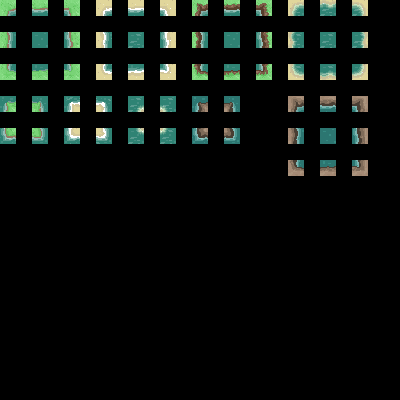

This is a level from a 2D game, rendered from its Tiled map with the project's own tilesets. A one-line summary and the map file follow, with tile-layer data summarised:
An orthogonal 25x25 tile map with 16x16 px tiles, 1 tile layer (input_ground), 2 hidden layers not drawn and 77 objects.

<map version="1.2" tiledversion="1.3.3" orientation="orthogonal" renderorder="right-down" width="25" height="25" tilewidth="16" tileheight="16" infinite="0" nextlayerid="5" nextobjectid="78">
 <tileset firstgid="1" source="../tilesets/full_set_by_phyromatical_dasvc37.tsx" />
 <layer id="1" name="regions_input" width="25" height="25" visible="0">
  <data>[625 cells, 68 non-empty, 2 distinct tile ids]</data>
 </layer>
 <layer id="2" name="regions_output" width="25" height="25" visible="0">
  <data>[625 cells, 61 non-empty, 1 distinct tile ids]</data>
 </layer>
 <layer id="3" name="input_ground" width="25" height="25">
  <data>[625 cells, 61 non-empty, 61 distinct tile ids]</data>
 </layer>
 <objectgroup id="4" name="output_collision">
  <object id="1" x="12.0092" y="12.1233" width="3.36474" height="3.1244" />
  <object id="2" x="32.5541" y="10.3211" width="14.7808" height="5.04711" />
  <object id="3" x="64.1104" y="11.127" width="3.96558" height="4.32609" />
  <object id="4" x="64.5854" y="32.3313" width="3.36474" height="14.901" />
  <object id="5" x="64.2306" y="64.5854" width="3.72525" height="3.36474" />
  <object id="6" x="32.4457" y="64.448" width="14.7808" height="4.08575" />
  <object id="7" x="11.9911" y="64.5911" width="3.24457" height="4.40032" />
  <object id="8" x="11.6421" y="32.9206" width="3.1244" height="14.18" />
  <object id="9" x="107.44" y="33.1667" width="3.86797" height="13.9396" />
  <object id="10" x="107.669" y="64.345" width="3.63337" height="4.73786" />
  <object id="11" x="128.547" y="64.4709" width="14.5405" height="4.27441" />
  <object id="12" x="160.32" y="64.368" width="3.70802" height="4.25718" />
  <object id="13" x="160.323" y="32.4191" width="3.29885" height="14.901" />
  <object id="14" x="160.435" y="12.6777" width="2.76389" height="2.76389" />
  <object id="15" x="128.318" y="12.22" width="14.4203" height="2.64372" />
  <object id="16" x="107.652" y="12.8036" width="3.87945" height="2.76389" />
  <object id="17" x="32.8062" y="32.686" width="14.3001" height="14.4203" />
  <object id="18" x="128.667" y="32.9206" width="14.5405" height="14.3001" />
  <object id="19" x="43.4736" y="102.031" width="3.00423" height="8.53201" />
  <object id="20" x="32.1776" y="96.9839" width="14.5405" height="4.32609" />
  <object id="21" x="1.63455" y="96.9701" width="13.8195" height="3.48491" />
  <object id="22" x="0.913533" y="101.296" width="3.00423" height="9.3732" />
  <object id="23" x="1.34105" y="128.957" width="2.40338" height="8.65218" />
  <object id="24" x="1.82173" y="139.172" width="13.459" height="2.28321" />
  <object id="25" x="32.3117" y="139.399" width="14.6606" height="2.40338" />
  <object id="26" x="43.8479" y="129.065" width="2.76389" height="9.49337" />
  <object id="27" x="134.207" y="128.221" width="1.80254" height="8.54216" />
  <object id="28" x="136.468" y="133.912" width="7.1984" height="2.88406" />
  <object id="29" x="160.362" y="134.037" width="6.41223" height="3.00423" />
  <object id="30" x="167.222" y="128.488" width="3.84541" height="8.62975" />
  <object id="31" x="166.715" y="105.597" width="3.96558" height="6.06294" />
  <object id="32" x="160.357" y="102.593" width="7.3191" height="2.40338" />
  <object id="33" x="134.132" y="102.099" width="9.42714" height="3.84541" />
  <object id="34" x="134.033" y="106.545" width="2.16305" height="5.28744" />
  <object id="35" x="201.878" y="11.8758" width="5.64795" height="3.70804" />
  <object id="36" x="224.423" y="11.3675" width="14.9425" height="4.25685" />
  <object id="37" x="256.142" y="11.327" width="3.45497" height="4.3377" />
  <object id="38" x="256.382" y="32.2937" width="3.73574" height="15.303" />
  <object id="39" x="256.209" y="64.2938" width="4.29728" height="5.22044" />
  <object id="40" x="224.196" y="64.2533" width="15.3285" height="4.63232" />
  <object id="41" x="202.625" y="64.2672" width="4.96737" height="6.23719" />
  <object id="42" x="202.546" y="32.1608" width="5.04711" height="15.2892" />
  <object id="43" x="224.463" y="32.8286" width="15.0488" height="14.5682" />
  <object id="44" x="320.15" y="32.2391" width="15.4498" height="15.1829" />
  <object id="45" x="352.338" y="32.2391" width="8.05804" height="15.4498" />
  <object id="46" x="352.271" y="64.2923" width="8.18983" height="5.90326" />
  <object id="47" x="320.364" y="64.5997" width="15.303" height="6.90616" />
  <object id="48" x="297.523" y="64.1849" width="6.09044" height="6.9859" />
  <object id="49" x="297.12" y="32.439" width="6.49361" height="15.3169" />
  <object id="50" x="296.92" y="8.01782" width="6.85412" height="7.71139" />
  <object id="51" x="320.244" y="8.55501" width="15.5434" height="7.20077" />
  <object id="52" x="352.23" y="7.19048" width="6.84138" height="8.48556" />
  <object id="53" x="299.925" y="128.085" width="3.6732" height="15.6115" />
  <object id="54" x="299.805" y="160.372" width="3.89969" height="6.03616" />
  <object id="55" x="320.201" y="160.398" width="15.5434" height="4.9419" />
  <object id="56" x="352.334" y="160.144" width="4.01874" height="5.02164" />
  <object id="57" x="352.291" y="128.275" width="3.96558" height="15.4232" />
  <object id="58" x="352.337" y="106.84" width="3.91242" height="4.75473" />
  <object id="59" x="320.123" y="106.372" width="15.6635" height="5.14293" />
  <object id="60" x="298.016" y="107.882" width="5.60976" height="3.9667" />
  <object id="61" x="320.254" y="128.288" width="15.303" height="15.37" />
  <object id="62" x="193.046" y="96.8627" width="14.3001" height="4.44626" />
  <object id="63" x="224.204" y="97.1966" width="15.3817" height="4.20592" />
  <object id="64" x="235.238" y="101.676" width="3.60508" height="9.9954" />
  <object id="65" x="235.581" y="128.712" width="3.36474" height="13.8195" />
  <object id="66" x="224.285" y="138.566" width="10.9354" height="3.60508" />
  <object id="67" x="192.392" y="138.701" width="15.2615" height="4.08575" />
  <object id="68" x="193.166" y="101.79" width="2.88406" height="9.73371" />
  <object id="69" x="192.742" y="128.225" width="3.21145" height="10.1919" />
  <object id="70" x="65.4031" y="97.0274" width="14.3001" height="4.44626" />
  <object id="71" x="96.5611" y="97.3613" width="15.3817" height="4.20592" />
  <object id="72" x="107.595" y="101.841" width="3.60508" height="9.9954" />
  <object id="73" x="107.938" y="128.877" width="3.36474" height="13.8195" />
  <object id="74" x="96.6421" y="138.731" width="10.9354" height="3.60508" />
  <object id="75" x="64.7491" y="138.866" width="15.2615" height="4.08575" />
  <object id="76" x="65.5231" y="101.955" width="2.88406" height="9.73371" />
  <object id="77" x="65.0991" y="128.39" width="3.21145" height="10.1919" />
 </objectgroup>
</map>
